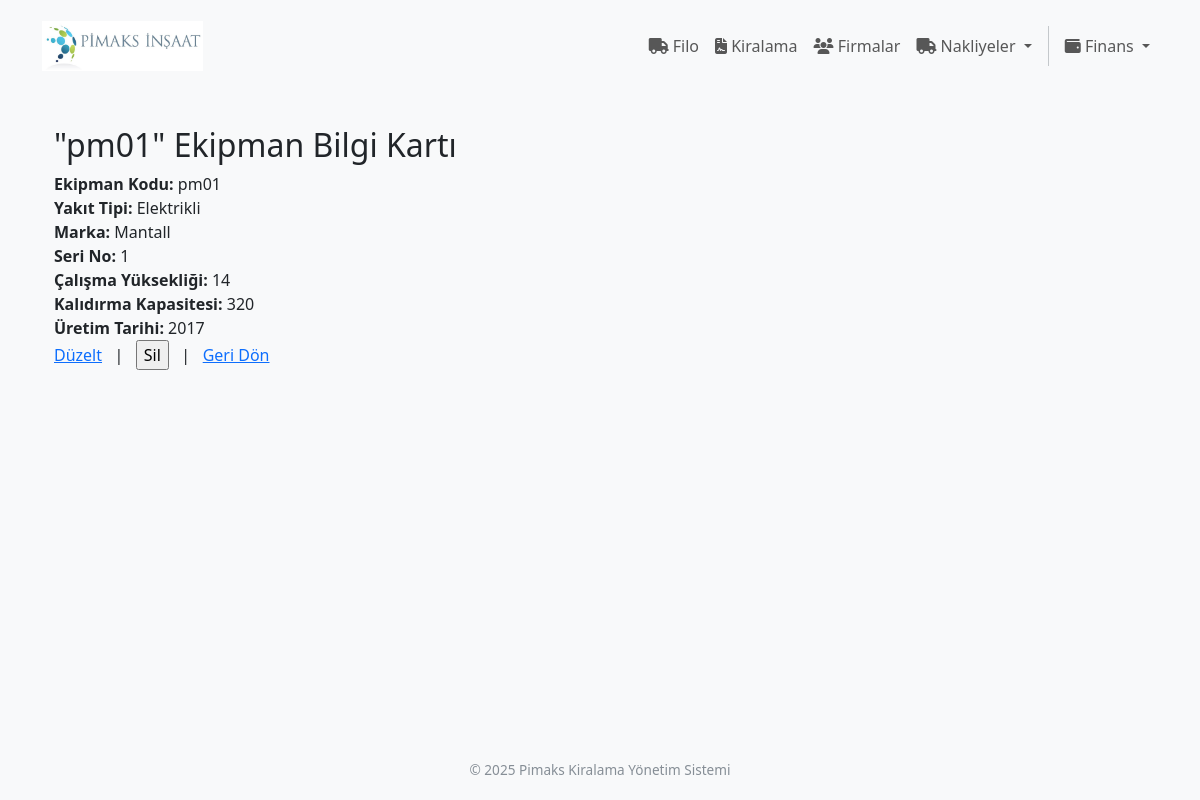
The app's page /filo/bilgi/1 with its own data.
### app/filo/models.py (models this page shows, shortened)
class Ekipman(db.Model):
    __tablename__ = 'ekipman'
    id = db.Column(db.Integer, primary_key=True)
    kod = db.Column(db.String(100), unique=True, nullable=False, index=True)
    yakit = db.Column(db.String(50), nullable=False, default='')
    tipi = db.Column(db.String(100), nullable=False, default='')
    marka = db.Column(db.String(100), nullable=False)
    model = db.Column(db.String(100), nullable=True, default='')
    seri_no = db.Column(db.String(100), nullable=False, index=True)
    calisma_yuksekligi = db.Column(db.Integer, nullable=False)
    kaldirma_kapasitesi = db.Column(db.Integer, nullable=False)
    uretim_tarihi = db.Column(db.String(100), nullable=False)
    calisma_durumu = db.Column(db.String(50), nullable=False, default='bosta')
    giris_maliyeti = db.Column(db.String(50), nullable=True, default='0')
    para_birimi = db.Column(db.String(3), nullable=False, default='TRY')
    is_active = db.Column(db.Boolean, default=True, nullable=False)
    firma_tedarikci_id = db.Column(db.Integer, db.ForeignKey('firma.id'), nullable=True)
    firma_tedarikci = db.relationship('Firma', back_populates='tedarik_edilen_ekipmanlar', foreign_keys=[firma_tedarikci_id])
    kiralama_kalemleri = db.relationship('KiralamaKalemi', back_populates='ekipman', cascade="all, delete-orphan")
    bakim_kayitlari = db.relationship('BakimKaydi', back_populates='ekipman', cascade="all, delete-orphan")
    __table_args__ = (db.UniqueConstraint('firma_tedarikci_id', 'seri_no', name='_tedarikci_seri_no_uc'),)
    swap_cikis_kayitlari = db.relationship('MakineDegisim',foreign_keys='MakineDegisim.eski_ekipman_id',backref='eski_ekipman', lazy='dynamic')
    swap_giris_kayitlari = db.relationship('MakineDegisim', foreign_keys='MakineDegisim.yeni_ekipman_id', backref='yeni_ekipman',lazy='dynamic')

### app/filo/routes.py (the view)
@filo_bp.route('/bilgi/<int:id>', methods=['GET'])
def bilgi(id):
    ekipman = Ekipman.query.filter(
        Ekipman.id == id,
        Ekipman.firma_tedarikci_id.is_(None)
    ).options(
        subqueryload(Ekipman.kiralama_kalemleri).options(
            joinedload(KiralamaKalemi.kiralama).joinedload(Kiralama.firma_musteri)
        )
    ).first_or_404()
    kalemler = sorted(ekipman.kiralama_kalemleri, key=lambda k: k.id, reverse=True)
    return render_template('filo/bilgi.html', ekipman=ekipman, kalemler=kalemler)

### app/templates/filo/bilgi.html (shortened to what this page needs)
{% extends "base.html" %}
{% block content %}
<div class="container">
    <h2>"{{ekipman.kod }}" Ekipman Bilgi Kartı</h2>
    <div class="info-group">
        <strong>Ekipman Kodu:</strong> {{ekipman.kod }}
    </div>
    <div class="info-group">
        <strong>Yakıt Tipi:</strong> {{ ekipman.yakit }}
    </div>
    <div class="info-group">
        <strong>Marka:</strong> {{ ekipman.marka }}
    </div>
    <div class="info-group">
        <strong>Seri No:</strong> {{ ekipman.seri_no }}
    </div>
    <div class="info-group">
        <strong>Çalışma Yüksekliği:</strong> {{ ekipman.calisma_yuksekligi }}
    </div>
     <div class="info-group">
        <strong>Kalıdırma Kapasitesi:</strong> {{ ekipman.kaldirma_kapasitesi }}
    </div>
    <div class="info-group">
        <strong>Üretim Tarihi:</strong> {{ ekipman.uretim_tarihi }}
    </div>
        <div class="btn-container">
        <a href="{{ url_for('filo.duzelt', id=ekipman.id) }}" >Düzelt</a>
         &nbsp; | &nbsp;
        <form action="{{ url_for('filo.sil', id=ekipman.id) }}" method="POST" style="display:inline;">
          <input type="submit" class="btn-danger" value="Sil" onclick="return confirm('Bu ekipmanı silmek istediğinizden emin misiniz?')">
        </form>
          &nbsp; | &nbsp;
          <a href="{{ url_for('filo.index') }}" >Geri Dön</a>
        </div>
</div>
{% endblock %}

### app/templates/base.html (style rules this page uses)
body { font-family: 'Segoe UI', Tahoma, Geneva, Verdana, sans-serif; background-color: #f8f9fa; min-height: 100vh; display: flex; flex-direction: column; }

### records on screen
Ekipman: kod "pm01", yakit "Elektrikli", marka "Mantall", seri_no "1", calisma_yuksekligi "14", kaldirma_kapasitesi "320", uretim_tarihi "2017"
